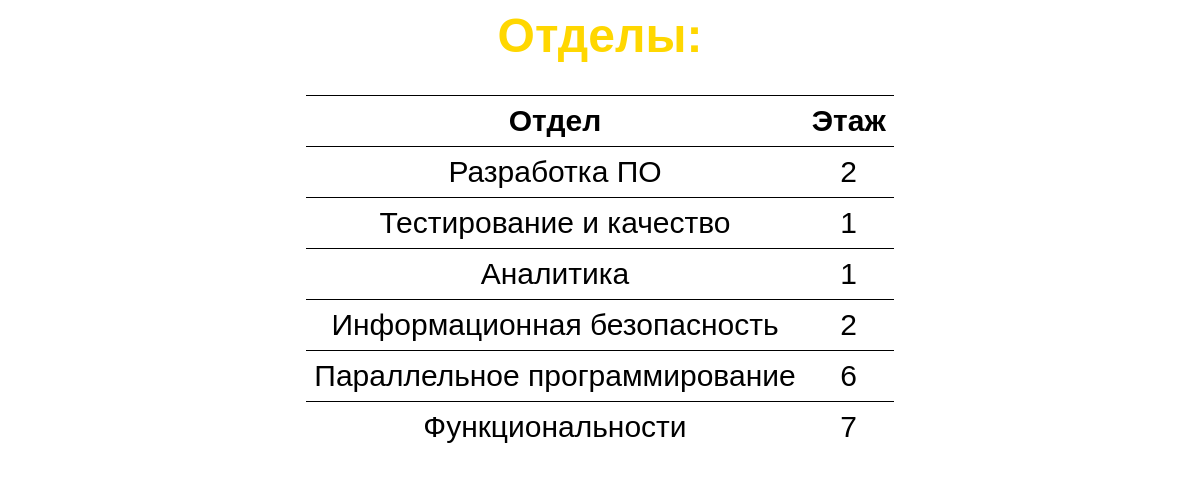
The app's page /departments/, older data.
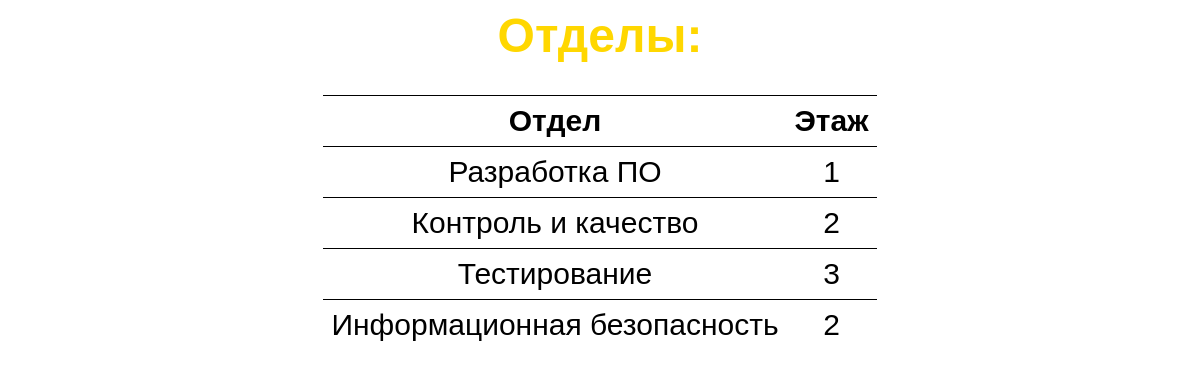
The same page, newer data.
### spiderapp/models.py (models this page shows, shortened)
class Department(models.Model):
    name = models.CharField(max_length=100)
    floor = models.IntegerField()

### spiderapp/views.py (the view)
# urls.py: path('departments/', department_view, name='departments'),
def department_view(request):
    departments = Department.objects.all()
    return render(request, 'spiderapp/department.html', {'departments': departments})

### spiderapp/templates/spiderapp/department.html (shortened to what this page needs)
{% load static %}
<html lang="en">
<head>
    <link rel="stylesheet" href="{% static 'css/configuration.css' %}">
</head>
<body>
<h1>Отделы:</h1>
<table>
  <tr>
    <th>Отдел</th>
    <th>Этаж</th>
  </tr>
  {% for department in departments %}
  <tr>
    <td>{{ department.name }}</td>
    <td>{{ department.floor }}</td>
  </tr>
  {% endfor %}
</table>
</body>
</html>

Row changes from the older to the newer data that the page shows:
removed Department: name "Параллельное программирование", floor "6"
removed Department: name "Функциональности", floor "7"
changed Department "Разработка ПО": floor "2" → "1"
changed Department: name "Тестирование и качество" → "Контроль и качество"; floor "1" → "2"
changed Department: name "Аналитика" → "Тестирование"; floor "1" → "3"
